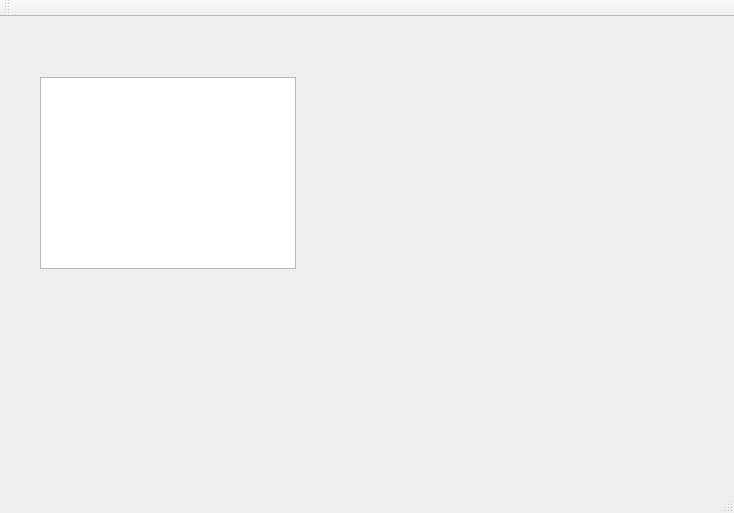
<?xml version="1.0" encoding="UTF-8"?>
<ui version="4.0">
 <class>MainWindow</class>
 <widget class="QMainWindow" name="MainWindow">
  <property name="geometry">
   <rect>
    <x>0</x>
    <y>0</y>
    <width>734</width>
    <height>513</height>
   </rect>
  </property>
  <property name="windowTitle">
   <string>MainWindow</string>
  </property>
  <widget class="QWidget" name="centralWidget">
   <widget class="QTextBrowser" name="textBrowser">
    <property name="geometry">
     <rect>
      <x>40</x>
      <y>60</y>
      <width>256</width>
      <height>192</height>
     </rect>
    </property>
   </widget>
  </widget>
  <widget class="QMenuBar" name="menuBar">
   <property name="geometry">
    <rect>
     <x>0</x>
     <y>0</y>
     <width>734</width>
     <height>26</height>
    </rect>
   </property>
  </widget>
  <widget class="QToolBar" name="mainToolBar">
   <attribute name="toolBarArea">
    <enum>TopToolBarArea</enum>
   </attribute>
   <attribute name="toolBarBreak">
    <bool>false</bool>
   </attribute>
  </widget>
  <widget class="QStatusBar" name="statusBar"/>
 </widget>
 <layoutdefault spacing="6" margin="11"/>
 <resources/>
 <connections/>
</ui>
